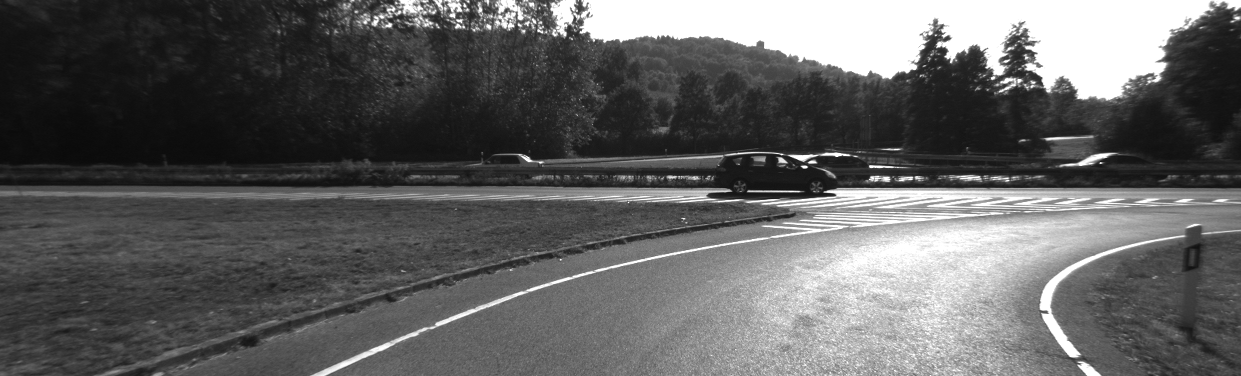
#> input picture kitti2/image_l/000000.png, 1241 x 376 px, found by its file name; its folder holds 3 pictures in this run
$ python SLAM.py
#> lines starting #> are read from the running program, lines starting #| are printed output that depends on the picture
### dataloader/dataload.py
import os
import numpy as np
import cv2


def load_data( data_dir):
    K, P = load_calib(os.path.join(data_dir, 'calib.txt'))
    gt_poses = load_poses(os.path.join(data_dir, 'poses.txt'))
    images = load_images(os.path.join(data_dir, 'image_l'))
    return K, P, gt_poses, images
    # K , P is numpy array
    # gt_poses is list of numpy array
    # images is list of numpy array


def load_calib(filepath):
    with open(filepath, 'r') as f:
#> (reads kitti2/calib.txt from the repository)
        params = np.fromstring(f.readline(), dtype=np.float64, sep=' ')
        P = np.reshape(params, (3, 4))
        K = P[0:3, 0:3]
    return K, P

def load_poses(filepath):
    poses = []
    with open(filepath, 'r') as f:
#> (reads kitti2/poses.txt from the repository)
        for line in f.readlines():
            T = np.fromstring(line, dtype=np.float64, sep=' ')
            T = T.reshape(3, 4)
            T = np.vstack((T, [0, 0, 0, 1]))
            poses.append(T)
    return poses

def load_images(filepath):
    image_paths = [os.path.join(filepath, file) for file in sorted(os.listdir(filepath))]
    return [cv2.imread(path, cv2.IMREAD_GRAYSCALE) for path in image_paths]
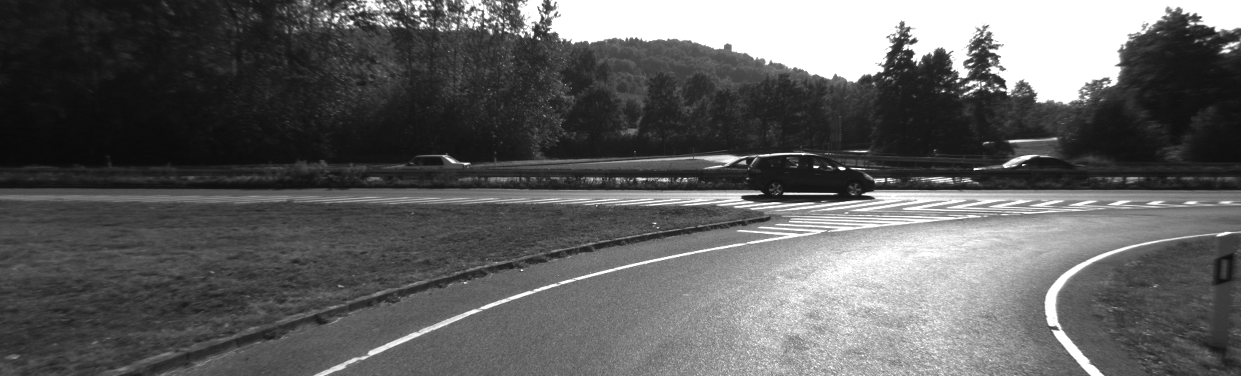
#> input picture kitti2/image_l/000001.png, 1241 x 376 px, found by its file name
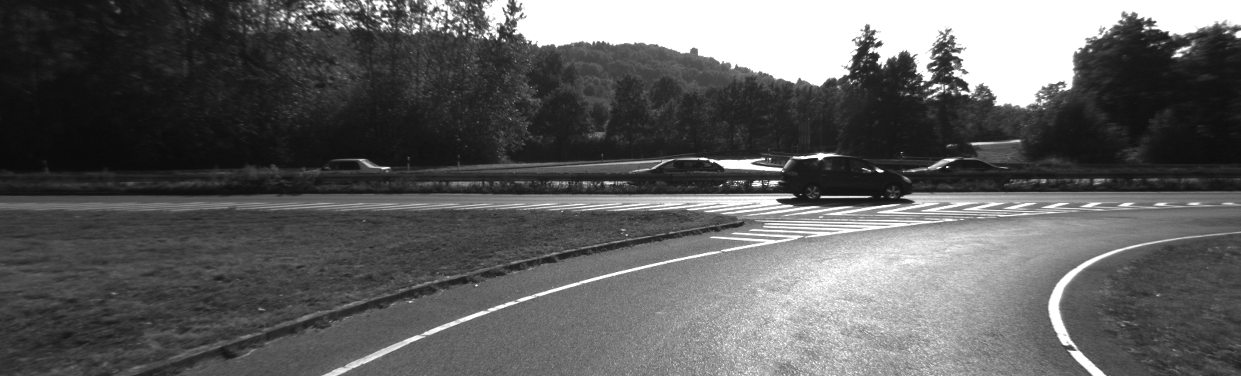
#> input picture kitti2/image_l/000002.png, 1241 x 376 px, found by its file name


# [15 lines left out: function main, not called in this run]


# [2 lines that do not run on import are left out]

### features/feature.py
import numpy as np
import cv2
from matplotlib import pyplot as plt
import sys

sys.path.append("/Users/ashish.garg1/Downloads/slam/Ashish")
from dataloader.dataload import load_data


def feature_matcher(i,images,draw=False):
    # Orb feature detector and descriptor
    scaleFactor = 1.2
    numLevels = 8
    numPoints = 1000

    # Orb feature matcher
    FLANN_INDEX_LSH = 6
    index_params = dict(algorithm=FLANN_INDEX_LSH, table_number=6, key_size=12, multi_probe_level=1)
    search_params = dict(checks=4500)


    # Initialize the ORB detector
    orb = cv2.ORB_create(nfeatures=numPoints, scaleFactor=scaleFactor, nlevels=numLevels)
    # numPoints: The maximum number of features to retain
    # other parameters: https://docs.opencv.org/4.x/db/d95/classcv_1_1ORB.html
    # also has option for harris detector or FAST detector


    # Find putative feature matches
    # OTHEROPTION = cbf = cv2.BFMatcher()
    flann = cv2.FlannBasedMatcher(indexParams=index_params, searchParams=search_params)

    # Detect keypoints and compute descriptors
    prekeypoints, preFeatures = orb.detectAndCompute(images[i - 1], None)
    currkeypoints, currFeatures = orb.detectAndCompute(images[i], None)
    # To understand kp data https://amroamroamro.github.io/mexopencv/matlab/cv.ORB.detectAndCompute.html


    # Convert keypoints to a list of points
    prekeypoints_list = [kp.pt for kp in prekeypoints]
    currkeypoints_list = [kp.pt for kp in currkeypoints]
    # To understand kp data https://amroamroamro.github.io/mexopencv/matlab/cv.ORB.detectAndCompute.html


    matches = flann.knnMatch(preFeatures, currFeatures, k=2)
    # Select matcher, matcher data : https://docs.opencv.org/4.x/dc/dc3/tutorial_py_matcher.html
    #OTHEROPTION = matches = bf.knnMatch(preFeatures, currFeatures, k=2)


     # Apply ratio test to filter good matches
    good_matches = []
    for pair in matches:
        try:
            m, n = pair
            if m.distance < 0.9 * n.distance:
                good_matches.append(m)
        except ValueError:
            pass


    if i == 1 :
        # If not enough matches are found, check the next frame
        minMatches = 100
        if len(good_matches) < minMatches:
            return False, None, None

    # Draw matches
    if draw:
        img3 = cv2.drawMatches(images[i-1], prekeypoints, images[i], currkeypoints,good_matches, None, flags=2)
        # https://docs.opencv.org/4.x/d4/d5d/group__features2d__draw.html
        plt.imshow(img3)
        plt.show()

    # Extract indices of the good matches
    pre_matched_indices = [m.queryIdx for m in good_matches]
    curr_matched_indices = [m.trainIdx for m in good_matches]

    # Extract corresponding descriptors
    preMatchedDescriptors = preFeatures[pre_matched_indices]
    currMatchedDescriptors = currFeatures[curr_matched_indices]


    preMatchedPoints = np.float32([ prekeypoints_list[m.queryIdx] for m in good_matches ])
    currMatchedPoints = np.float32([ currkeypoints_list[m.trainIdx] for m in good_matches ])
    # queryIdx: This refers to the index of a keypoint in the query (source) image. In other words, it's an index that points to a keypoint from the image for which you want to find matches.
    # trainIdx: This refers to the index of a keypoint in the train (destination) image. It's an index that points to a keypoint in the image you are trying to match the keypoints against.
    # When you perform feature matching, you are looking for pairs of keypoints between two images that correspond to the same feature or point in the scene.
    # The queryIdx and trainIdx values help you identify which keypoints in the source and destination images are being matched.


    return True,preMatchedPoints, currMatchedPoints
    # return True,preMatchedPoints, currMatchedPoints, preMatchedDescriptors, currMatchedDescriptors


    # MatchPoints is numpy array of size (N,2) where N is number of good matched points (760,2)
    # 2 is u,v coordinates of matched points
    # MatchDescriptor is numpy array of size (N,M) where M is size of descriptor


# [8 lines left out: function main, not called in this run]


# [2 lines that do not run on import are left out]

### intialization/intial_pose_E.py

import numpy as np
import cv2
import sys


sys.path.append("/Users/ashish.garg1/Downloads/slam/Ashish")
from tqdm import tqdm
from dataloader.dataload import load_data
from features.feature_OptFlow import feature_matcher


def _form_transf(R, t):
    """
    Makes a transformation matrix from the given rotation matrix and translation vector

    Parameters
    ----------
    R (ndarray): The rotation matrix
    t (list): The translation vector

    Returns
    -------
    T (ndarray): The transformation matrix
    """
    T = np.eye(4, dtype=np.float64)
    T[:3, :3] = R
    T[:3, 3] = t
    return T


    # This function should detect and compute keypoints and descriptors from the i-1'th and i'th image using the class orb object
    # The descriptors should then be matched using the class flann object (knnMatch with k=2)
    # Remove the matches not satisfying Lowe's ratio test
    # Return a list of the good matches for each image, sorted such that the n'th descriptor in image i matches the n'th descriptor in image i-1
    # https://docs.opencv.org/master/d1/de0/tutorial_py_feature_homography.html
    pass


def decomp_essential_mat( E, q1, q2,K,P1):
    """
    Decompose the Essential matrix

    Parameters
    ----------
    E (ndarray): Essential matrix
    q1 (ndarray): The good keypoints matches position in i-1'th image
    q2 (ndarray): The good keypoints matches position in i'th image

    Returns
    -------
    right_pair (list): Contains the rotation matrix and translation vector
    """


    R1, R2, t = cv2.decomposeEssentialMat(E)
    T1 = _form_transf(R1,np.ndarray.flatten(t))
    T2 = _form_transf(R2,np.ndarray.flatten(t))
    T3 = _form_transf(R1,np.ndarray.flatten(-t))
    T4 = _form_transf(R2,np.ndarray.flatten(-t))
    transformations = [T1, T2, T3, T4]

    # Homogenize K
    K = np.concatenate(( K, np.zeros((3,1)) ), axis = 1)

    # List of projections
    projections = [K @ T1, K @ T2, K @ T3, K @ T4]

    np.set_printoptions(suppress=True)

    # [4 lines of commented-out code are left out]

    positives = []
    for P, T in zip(projections, transformations):
        hom_Q1 = cv2.triangulatePoints(P1, P, q1.T, q2.T)
        hom_Q2 = T @ hom_Q1
        # Un-homogenize
        Q1 = hom_Q1[:3, :] / hom_Q1[3, :]
        Q2 = hom_Q2[:3, :] / hom_Q2[3, :]

        total_sum = sum(Q2[2, :] > 0) + sum(Q1[2, :] > 0)
        relative_scale = np.mean(np.linalg.norm(Q1.T[:-1] - Q1.T[1:], axis=-1)/
                                    np.linalg.norm(Q2.T[:-1] - Q2.T[1:], axis=-1))
        positives.append(total_sum + relative_scale)


    # Decompose the Essential matrix using built in OpenCV function
    # Form the 4 possible transformation matrix T from R1, R2, and t
    # Create projection matrix using each T, and triangulate points hom_Q1
    # Transform hom_Q1 to second camera using T to create hom_Q2
    # Count how many points in hom_Q1 and hom_Q2 with positive z value
    # Return R and t pair which resulted in the most points with positive z

    max = np.argmax(positives)
    if (max == 2):
        # print(-t)
        return R1, np.ndarray.flatten(-t)
    elif (max == 3):
        # print(-t)
        return R2, np.ndarray.flatten(-t)
    elif (max == 0):
        # print(t)
        return R1, np.ndarray.flatten(t)
    elif (max == 1):
        # print(t)
        return R2, np.ndarray.flatten(t)


def get_pose( q1, q2,K,P1):
    # q1 (ndarray): The good keypoints matches position in i-1'th image
    # q2 (ndarray): The good keypoints matches position in i'th image


    Essential, mask = cv2.findEssentialMat(q1, q2, K)
    # print ("\nEssential matrix:\n" + str(Essential))

    R, t = decomp_essential_mat(Essential, q1, q2,K,P1)

    return _form_transf(R,t)
    # transformation_matrix (ndarray (4,3)): The transformation matrix


# [21 lines left out: function main, not called in this run]


# [2 lines that do not run on import are left out]

### triangulate.py
import cv2
import numpy as np


def point3D(P, pre_pose, cur_pose, q1, q2, max_depth=100, max_reproj_err=15.0):
    pre_proj = np.dot(P, pre_pose)
    cur_proj = np.dot(P, cur_pose)

    # Triangulate points from i-1'th image
    q1 = q1.reshape(-1, 1, 2)
    q2 = q2.reshape(-1, 1, 2)

    mappoint = cv2.triangulatePoints(pre_proj, cur_proj, q1, q2)
    mappoint = np.transpose(mappoint[:3] / mappoint[3])

    mask = []

    for i in range(len(mappoint)):
        # Check positive depth for both camera frames
        depth_pre = np.dot(pre_pose[:3, :3], mappoint[i]) + pre_pose[:3, 3]
        depth_cur = np.dot(cur_pose[:3, :3], mappoint[i]) + cur_pose[:3, 3]

        # Ensure the Z component (depth) is positive
        if depth_pre[2] <= 0 or depth_cur[2] <= 0:
            mask.append(False)
            continue

        # Reprojection Error for the first image
        proj_pt1 = np.dot(pre_proj, np.append(mappoint[i], 1))
        proj_pt1 /= proj_pt1[2]
        reproj_err1 = np.linalg.norm(proj_pt1[:2] - q1[i])

        # Reprojection Error for the second image
        proj_pt2 = np.dot(cur_proj, np.append(mappoint[i], 1))
        proj_pt2 /= proj_pt2[2]
        reproj_err2 = np.linalg.norm(proj_pt2[:2] - q2[i])

        # # Check against criteria
        # if (depth_pre[2] <= max_depth and depth_cur[2] <= max_depth
        #     and reproj_err1 <= max_reproj_err and reproj_err2 <= max_reproj_err):
        # # if depth_pre[2] <= max_depth and depth_cur[2] <= max_depth:
        #     mask.append(True)
        # else:
        #     mask.append(False)
        mask.append(True)
    mappoint = mappoint[mask]
    q1 = q1[mask]
    q2 = q2[mask]

    q1 = q1.reshape(-1, 2)
    q2 = q2.reshape(-1, 2)

    return mappoint, q1, q2


######################## add limit to depth as we are far from camera #############################


# [15 lines left out: function triangulate_points, not called in this run]

def is_depth_positive(P, X):
    x_cam = np.linalg.inv(P[:, :3]) @ (X[:3] / X[3] - P[:, 3])
    return x_cam[2] > 0

# [83 lines left out: functions is_angle_valid, compute_reprojection_error, net_triangulation_function, not called in this run]


# Let's break down the size/shape of each returned array from the `net_triangulation_function`.

# 1. **`valid_points`** (returned as `np.array(valid_points)`):
#   - **Type**: numpy array
#   - **Shape**: (M, 4), where M is the number of valid 3D points after filtering.
#   - his is a list of 3D points in homogeneous coordinates that passed checks (depth consistency and triangulation angle).

# 2. **`valid_keypoints1`** (returned as `np.array(valid_keypoints1)`):
#   - **Type**: numpy array
#   - **Shape**: (M, 2)
#   - **Description**: This array represents the keypoints from the first image that correspond to the valid 3D map points.
#      Each keypoint is given by its x and y coordinates in the image, usually in pixels.
#      Since each valid 3D point corresponds to a keypoint from each image, the number of keypoints here matches the number of `valid_points`.

# 3. **`valid_keypoints2`** (returned as `np.array(valid_keypoints2)`):
#   - **Type**: numpy array
#   - **Shape**: (M, 2)

# In summary, the function returns three arrays. All have the same number of rows M (which is the number of valid 3D points),
# but they differ in the number of columns, reflecting the dimensionality of their respective data (3D points vs 2D keypoints).

### SLAM.py
import os
import numpy as np
import cv2
import random
from matplotlib import pyplot as plt
import sys


from lib.visualization import plotting
from lib.visualization.video import play_trip


from dataloader.dataload import load_data
from features.feature import feature_matcher
from intialization.intial_pose_E import get_pose
from triangulate import point3D
# from motion_only_BA import BundleAdjustment, CameraParameters, convert_array_to_list
from tqdm import tqdm


def main():
    data_dir = '/Users/ashish.garg1/Downloads/slam/Ashish/kitti2'  # Try KITTI_sequence_2 too
    K, P, gt_poses, images = load_data(data_dir)
#> K = [[718.9, 0, 607.2], [0, 718.9, 185.2], [0, 0, 1]]; P = [[718.9, 0, 607.2, 0], [0, 718.9, 185.2, 0], [0, 0, 1, 0]]; gt_poses = 51 items; images = 3 items


    # play_trip(vo.images)   # Comment out to not play the trip

    gt_path = []
    estimated_path = []
    for i, gt_pose in enumerate(tqdm(gt_poses, unit="pose")):
        if i == 0:
            cur_pose = gt_pose
        else:
            res ,q1, q2 = feature_matcher(i,images)
            transf = get_pose(q1, q2, K, P)
            pre_pose = cur_pose
            cur_pose = np.matmul(pre_pose, np.linalg.inv(transf))
            mappoint = point3D(P, pre_pose, cur_pose, q1, q2)


            # print ("\nGround truth pose:\n" + str(gt_pose))
            # print ("\n Current pose:\n" + str(cur_pose))
            # print ("The current pose used x,y: \n" + str(cur_pose[0,3]) + "   " + str(cur_pose[2,3]) )
        gt_path.append((gt_pose[0, 3], gt_pose[2, 3]))
        estimated_path.append((cur_pose[0, 3], cur_pose[2, 3]))
#> this loop made 4 passes
#> (matches in feature_matcher, minMatches in feature_matcher, res) on pass 2: (1000 matches, 100, True)
#> (matches in feature_matcher, res) on pass 3: (1000 matches, True)
#> pass 2, in feature_matcher, `preMatchedDescriptors = preFeatures[pre_matched_indices]`:
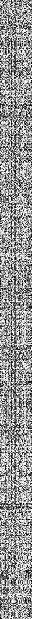
#> preMatchedDescriptors: shape (619, 32); min 0, max 255, mean 148.4
#> pass 2, in feature_matcher, `currMatchedDescriptors = currFeatures[curr_matched_indices]`:
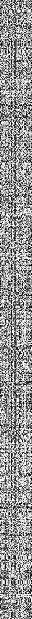
#> currMatchedDescriptors: shape (619, 32); min 0, max 255, mean 147.6
#> pass 3, in feature_matcher (call 2), `preMatchedDescriptors = preFeatures[pre_matched_indices]`:
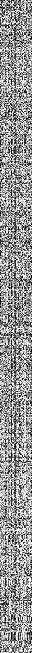
#> preMatchedDescriptors: shape (653, 32); min 0, max 255, mean 149.5
#> pass 3, in feature_matcher (call 2), `currMatchedDescriptors = currFeatures[curr_matched_indices]`:
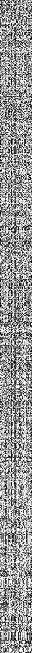
#> currMatchedDescriptors: shape (653, 32); min 0, max 255, mean 149.6
#> after the loop, estimated_path = [(1.11e-16, -2.22e-16), (-0.21, 0.977), (-0.113, 1.97)]; gt_path = [(1.11e-16, -2.22e-16), (0.0515, 1), (0.146, 2)]


    plotting.visualize_paths(gt_path, estimated_path, "Visual Odometry", file_out=os.path.basename(data_dir) + ".html")
    print(mappoint.shape)

if __name__ == "__main__":
#> (the run stopped early here; a loop or call above may not have finished)
